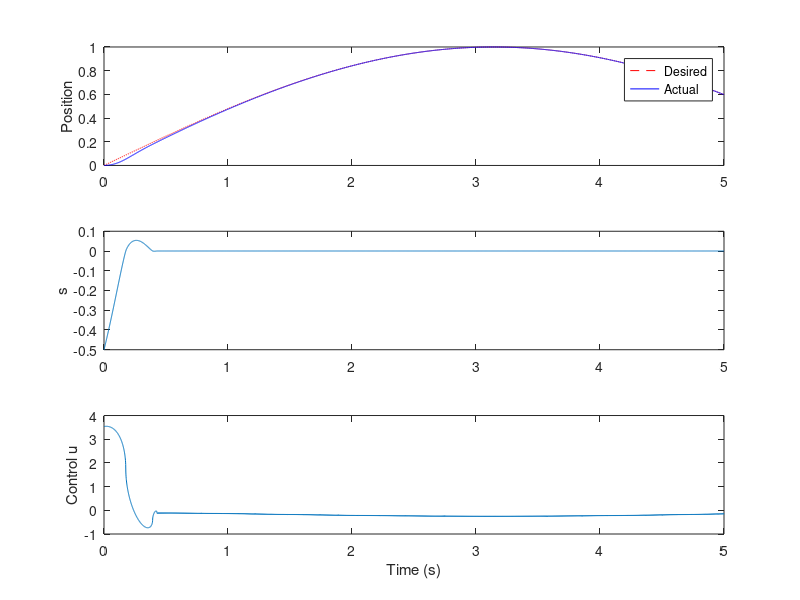

Write MATLAB code to recreate this figure.
% Super-Twisting Algorithm demo
clear; clc; close all;

% Parameters
dt = 0.001;
t = 0:dt:5;
N = length(t);

% Reference and initial state
xd = sin(0.5*t); % desired trajectory
x = 0;           % initial position
xdot = 0;
x_hist = zeros(1,N);
u_hist = zeros(1,N);
s_hist = zeros(1,N);

% Gains
c = 2;
k1 = 5;
k2 = 10;

% Integral term
z = 0;

for i = 1:N
    e = x - xd(i);
    edot = xdot - 0.5*cos(0.5*t(i));
    s = c*e + edot;

    % STA control law
    u = -k1 * sqrt(abs(s)) * sign(s) - k2 * z;
    z = z + sign(s)*dt; % integral of sign(s)

    % Simple plant: x_ddot = u
    xddot = u;
    xdot = xdot + xddot*dt;
    x = x + xdot*dt;

    % Store data
    x_hist(i) = x;
    u_hist(i) = u;
    s_hist(i) = s;
end

% Plots
figure;
subplot(3,1,1);
plot(t, xd, 'r--', t, x_hist, 'b');
ylabel('Position');
legend('Desired','Actual');

subplot(3,1,2);
plot(t, s_hist);
ylabel('s');

subplot(3,1,3);
plot(t, u_hist);
ylabel('Control u');
xlabel('Time (s)');